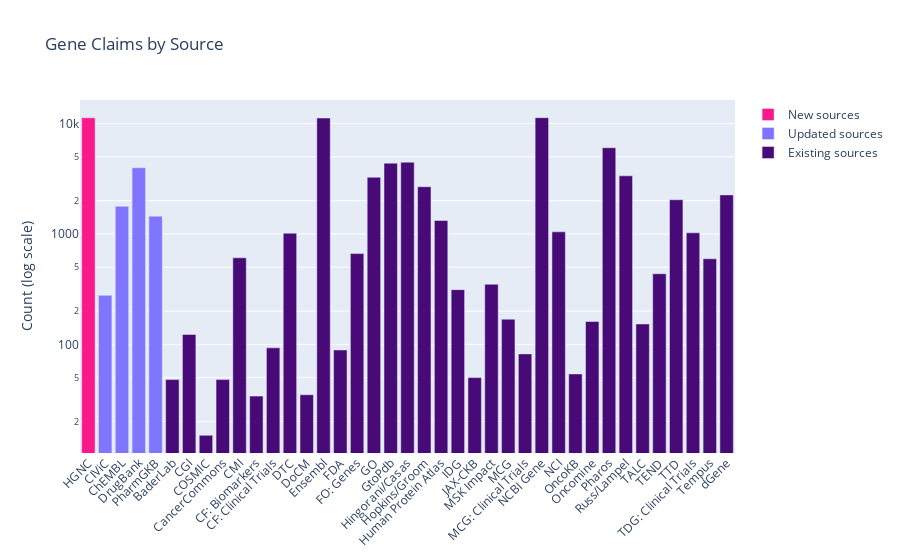

This figure's notebook cell:
### Code cell
def make_gene_base():
    new_sources = gene_claims[gene_claims["source type"] == "New"]
    existing_sources = gene_claims[gene_claims["source type"] == "Existing"]
    updated_sources = gene_claims[gene_claims["source type"] == "Updated"]
    fig = go.Figure()
    fig.update_layout(title="Gene Claims by Source")
    fig.add_trace(go.Bar(
        x=new_sources["display names"],
        y=new_sources["v5"],
        name="New sources",
        marker_color=new_sources["source colors"]
    ))
    fig.add_trace(go.Bar(
        x=updated_sources["display names"],
        y=updated_sources["v5"],
        name="Updated sources",
        marker_color=updated_sources["source colors"]
    ))
    fig.add_trace(go.Bar(
        x=existing_sources["display names"],
        y=existing_sources["v5"],
        name="Existing sources",
        marker_color=existing_sources["source colors"]
    ))
    fig.update_layout(xaxis_tickangle=-45, yaxis_title="Count (log scale)")
    fig.update_yaxes(type="log")
    fig.write_image("genes.png")
    return fig
    
make_gene_base()

### Figure 1 — Plotly figure (JSON) as saved in the notebook; plotly's stock layout.template omitted (floating-point values rounded to 4 significant figures)
{"data": [{"marker": {"color": ["#fa198b"]}, "name": "New sources", "type": "bar", "x": ["HGNC"], "y": [11272]}, {"marker": {"color": ["#8075ff", "#8075ff", "#8075ff", "#8075ff"]}, "name": "Updated sources", "type": "bar", "x": ["CIViC", "ChEMBL", "DrugBank", "PharmGKB"], "y": [278, 1779, 3981, 1448]}, {"marker": {"color": ["#480a77", "#480a77", "#480a77", "#480a77", "#480a77", "#480a77", "#480a77", "#480a77", "#480a77", "#480a77", "#480a77", "#480a77", "#480a77", "#480a77", "#480a77", "#480a77", "#480a77", "#480a77", "#480a77", "#480a77", "#480a77", "#480a77", "#480a77", "#480a77", "#480a77", "#480a77", "#480a77", "#480a77", "#480a77", "#480a77", "#480a77", "#480a77", "#480a77", "#480a77"]}, "name": "Existing sources", "type": "bar", "x": ["BaderLab", "CGI", "COSMIC", "CancerCommons", "CMI", "CF: Biomarkers", "CF: Clinical Trials", "DTC", "DoCM", "Ensembl", "FDA", "FO: Genes", "GO", "GtoPdb", "Hingorani/Casas", "Hopkins/Groom", "Human Protein Atlas", "IDG", "JAX-CKB", "MSK Impact", "MCG", "MCG: Clinical Trials", "NCBI Gene", "NCI", "OncoKB", "Oncomine", "Pharos", "Russ/Lampel", "TALC", "TEND", "TTD", "TDG: Clinical Trials", "Tempus", "dGene"], "y": [48, 123, 15, 48, 608, 34, 93, 1016, 35, 11204, 89, 664, 3260, 4376, 4463, 2676, 1325, 313, 50, 350, 169, 82, 11301, 1045, 54, 161, 6038, 3361, 153, 436, 2040, 1024, 596, 2257]}], "layout": {"autosize": true, "title": {"text": "Gene Claims by Source"}, "xaxis": {"autorange": true, "range": [-0.5, 38.5], "tickangle": -45, "type": "category"}, "yaxis": {"autorange": true, "range": [1.016, 4.213], "title": {"text": "Count (log scale)"}, "type": "log"}}}
